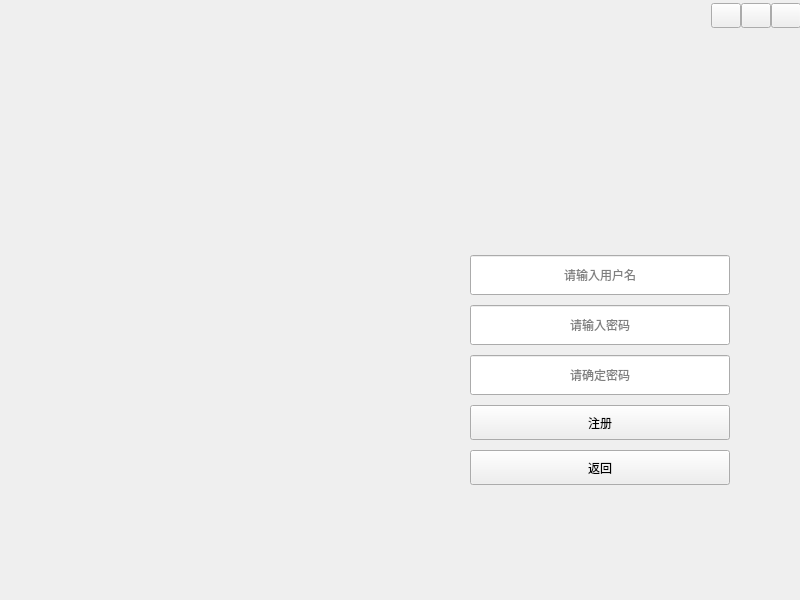
<?xml version="1.0" encoding="UTF-8"?>
<ui version="4.0">
 <class>Signup</class>
 <widget class="QWidget" name="Signup">
  <property name="geometry">
   <rect>
    <x>0</x>
    <y>0</y>
    <width>800</width>
    <height>600</height>
   </rect>
  </property>
  <property name="minimumSize">
   <size>
    <width>800</width>
    <height>600</height>
   </size>
  </property>
  <property name="maximumSize">
   <size>
    <width>800</width>
    <height>600</height>
   </size>
  </property>
  <property name="windowTitle">
   <string>Signup</string>
  </property>
  <property name="windowIcon">
   <iconset resource="images.qrc">
    <normaloff>:/new/prefix1/images/logo_3.ico</normaloff>:/new/prefix1/images/logo_3.ico</iconset>
  </property>
  <widget class="QWidget" name="layoutWidget">
   <property name="geometry">
    <rect>
     <x>440</x>
     <y>100</y>
     <width>320</width>
     <height>437</height>
    </rect>
   </property>
   <layout class="QGridLayout" name="gridLayout">
    <property name="spacing">
     <number>0</number>
    </property>
    <item row="9" column="1" colspan="3">
     <widget class="QLineEdit" name="lineEdit_Password_2">
      <property name="minimumSize">
       <size>
        <width>0</width>
        <height>40</height>
       </size>
      </property>
      <property name="maximumSize">
       <size>
        <width>16777215</width>
        <height>40</height>
       </size>
      </property>
      <property name="tabletTracking">
       <bool>false</bool>
      </property>
      <property name="alignment">
       <set>Qt::AlignmentFlag::AlignCenter</set>
      </property>
      <property name="placeholderText">
       <string>请确定密码</string>
      </property>
     </widget>
    </item>
    <item row="3" column="2">
     <widget class="QLabel" name="label_ProFile">
      <property name="minimumSize">
       <size>
        <width>75</width>
        <height>75</height>
       </size>
      </property>
      <property name="maximumSize">
       <size>
        <width>75</width>
        <height>75</height>
       </size>
      </property>
      <property name="text">
       <string/>
      </property>
     </widget>
    </item>
    <item row="3" column="0">
     <spacer name="horizontalSpacer_2">
      <property name="orientation">
       <enum>Qt::Orientation::Horizontal</enum>
      </property>
      <property name="sizeType">
       <enum>QSizePolicy::Policy::Maximum</enum>
      </property>
      <property name="sizeHint" stdset="0">
       <size>
        <width>30</width>
        <height>20</height>
       </size>
      </property>
     </spacer>
    </item>
    <item row="4" column="2">
     <spacer name="verticalSpacer">
      <property name="orientation">
       <enum>Qt::Orientation::Vertical</enum>
      </property>
      <property name="sizeType">
       <enum>QSizePolicy::Policy::Fixed</enum>
      </property>
      <property name="sizeHint" stdset="0">
       <size>
        <width>20</width>
        <height>20</height>
       </size>
      </property>
     </spacer>
    </item>
    <item row="14" column="2">
     <spacer name="verticalSpacer_5">
      <property name="orientation">
       <enum>Qt::Orientation::Vertical</enum>
      </property>
      <property name="sizeType">
       <enum>QSizePolicy::Policy::Minimum</enum>
      </property>
      <property name="sizeHint" stdset="0">
       <size>
        <width>20</width>
        <height>50</height>
       </size>
      </property>
     </spacer>
    </item>
    <item row="12" column="2">
     <spacer name="verticalSpacer_7">
      <property name="orientation">
       <enum>Qt::Orientation::Vertical</enum>
      </property>
      <property name="sizeType">
       <enum>QSizePolicy::Policy::Fixed</enum>
      </property>
      <property name="sizeHint" stdset="0">
       <size>
        <width>20</width>
        <height>10</height>
       </size>
      </property>
     </spacer>
    </item>
    <item row="6" column="2">
     <spacer name="verticalSpacer_2">
      <property name="orientation">
       <enum>Qt::Orientation::Vertical</enum>
      </property>
      <property name="sizeType">
       <enum>QSizePolicy::Policy::Fixed</enum>
      </property>
      <property name="sizeHint" stdset="0">
       <size>
        <width>20</width>
        <height>10</height>
       </size>
      </property>
     </spacer>
    </item>
    <item row="3" column="3">
     <spacer name="horizontalSpacer_5">
      <property name="orientation">
       <enum>Qt::Orientation::Horizontal</enum>
      </property>
      <property name="sizeHint" stdset="0">
       <size>
        <width>40</width>
        <height>20</height>
       </size>
      </property>
     </spacer>
    </item>
    <item row="11" column="1" colspan="3">
     <widget class="QPushButton" name="pushButton_Register">
      <property name="minimumSize">
       <size>
        <width>0</width>
        <height>35</height>
       </size>
      </property>
      <property name="maximumSize">
       <size>
        <width>16777215</width>
        <height>35</height>
       </size>
      </property>
      <property name="text">
       <string>注册</string>
      </property>
      <property name="default">
       <bool>false</bool>
      </property>
     </widget>
    </item>
    <item row="7" column="1" colspan="3">
     <widget class="QLineEdit" name="lineEdit_Password">
      <property name="minimumSize">
       <size>
        <width>0</width>
        <height>40</height>
       </size>
      </property>
      <property name="maximumSize">
       <size>
        <width>16777215</width>
        <height>40</height>
       </size>
      </property>
      <property name="alignment">
       <set>Qt::AlignmentFlag::AlignCenter</set>
      </property>
      <property name="placeholderText">
       <string>请输入密码</string>
      </property>
     </widget>
    </item>
    <item row="3" column="4">
     <spacer name="horizontalSpacer_3">
      <property name="orientation">
       <enum>Qt::Orientation::Horizontal</enum>
      </property>
      <property name="sizeType">
       <enum>QSizePolicy::Policy::Maximum</enum>
      </property>
      <property name="sizeHint" stdset="0">
       <size>
        <width>30</width>
        <height>20</height>
       </size>
      </property>
     </spacer>
    </item>
    <item row="10" column="2">
     <spacer name="verticalSpacer_4">
      <property name="orientation">
       <enum>Qt::Orientation::Vertical</enum>
      </property>
      <property name="sizeType">
       <enum>QSizePolicy::Policy::Fixed</enum>
      </property>
      <property name="sizeHint" stdset="0">
       <size>
        <width>20</width>
        <height>10</height>
       </size>
      </property>
     </spacer>
    </item>
    <item row="5" column="1" colspan="3">
     <widget class="QLineEdit" name="lineEdit_UserName">
      <property name="minimumSize">
       <size>
        <width>0</width>
        <height>40</height>
       </size>
      </property>
      <property name="maximumSize">
       <size>
        <width>16777215</width>
        <height>40</height>
       </size>
      </property>
      <property name="alignment">
       <set>Qt::AlignmentFlag::AlignCenter</set>
      </property>
      <property name="placeholderText">
       <string>请输入用户名</string>
      </property>
     </widget>
    </item>
    <item row="13" column="1" colspan="3">
     <widget class="QPushButton" name="pushButton_Return">
      <property name="minimumSize">
       <size>
        <width>0</width>
        <height>35</height>
       </size>
      </property>
      <property name="maximumSize">
       <size>
        <width>16777215</width>
        <height>35</height>
       </size>
      </property>
      <property name="text">
       <string>返回</string>
      </property>
      <property name="default">
       <bool>false</bool>
      </property>
     </widget>
    </item>
    <item row="3" column="1">
     <spacer name="horizontalSpacer_4">
      <property name="orientation">
       <enum>Qt::Orientation::Horizontal</enum>
      </property>
      <property name="sizeHint" stdset="0">
       <size>
        <width>40</width>
        <height>20</height>
       </size>
      </property>
     </spacer>
    </item>
    <item row="8" column="2">
     <spacer name="verticalSpacer_3">
      <property name="orientation">
       <enum>Qt::Orientation::Vertical</enum>
      </property>
      <property name="sizeType">
       <enum>QSizePolicy::Policy::Fixed</enum>
      </property>
      <property name="sizeHint" stdset="0">
       <size>
        <width>20</width>
        <height>10</height>
       </size>
      </property>
     </spacer>
    </item>
    <item row="1" column="2">
     <spacer name="verticalSpacer_6">
      <property name="orientation">
       <enum>Qt::Orientation::Vertical</enum>
      </property>
      <property name="sizeType">
       <enum>QSizePolicy::Policy::Fixed</enum>
      </property>
      <property name="sizeHint" stdset="0">
       <size>
        <width>20</width>
        <height>60</height>
       </size>
      </property>
     </spacer>
    </item>
   </layout>
   <zorder>lineEdit_UserName</zorder>
   <zorder>pushButton_Register</zorder>
   <zorder>label_ProFile</zorder>
   <zorder>pushButton_Return</zorder>
   <zorder>lineEdit_Password</zorder>
   <zorder>lineEdit_Password_2</zorder>
   
  </widget>
  <widget class="QWidget" name="layoutWidget_1">
   <property name="geometry">
    <rect>
     <x>0</x>
     <y>0</y>
     <width>801</width>
     <height>32</height>
    </rect>
   </property>
   <layout class="QHBoxLayout" name="horizontalLayout">
    <property name="spacing">
     <number>0</number>
    </property>
    <item>
     <spacer name="horizontalSpacer">
      <property name="orientation">
       <enum>Qt::Orientation::Horizontal</enum>
      </property>
      <property name="sizeHint" stdset="0">
       <size>
        <width>718</width>
        <height>20</height>
       </size>
      </property>
     </spacer>
    </item>
    <item>
     <widget class="QPushButton" name="pushButton_Reduce">
      <property name="minimumSize">
       <size>
        <width>30</width>
        <height>25</height>
       </size>
      </property>
      <property name="maximumSize">
       <size>
        <width>30</width>
        <height>25</height>
       </size>
      </property>
      <property name="text">
       <string/>
      </property>
      <property name="icon">
       <iconset resource="images.qrc">
        <normaloff>:/new/prefix1/images/reduce.png</normaloff>:/new/prefix1/images/reduce.png</iconset>
      </property>
      <property name="iconSize">
       <size>
        <width>17</width>
        <height>17</height>
       </size>
      </property>
     </widget>
    </item>
    <item>
     <widget class="QPushButton" name="pushButton_increase">
      <property name="minimumSize">
       <size>
        <width>30</width>
        <height>25</height>
       </size>
      </property>
      <property name="maximumSize">
       <size>
        <width>30</width>
        <height>25</height>
       </size>
      </property>
      <property name="text">
       <string/>
      </property>
      <property name="icon">
       <iconset resource="images.qrc">
        <normaloff>:/new/prefix1/images/square.png</normaloff>:/new/prefix1/images/square.png</iconset>
      </property>
      <property name="iconSize">
       <size>
        <width>14</width>
        <height>14</height>
       </size>
      </property>
     </widget>
    </item>
    <item>
     <widget class="QPushButton" name="pushButton_Close">
      <property name="minimumSize">
       <size>
        <width>30</width>
        <height>25</height>
       </size>
      </property>
      <property name="maximumSize">
       <size>
        <width>30</width>
        <height>25</height>
       </size>
      </property>
      <property name="text">
       <string/>
      </property>
      <property name="icon">
       <iconset resource="images.qrc">
        <normaloff>:/new/prefix1/images/close.png</normaloff>:/new/prefix1/images/close.png</iconset>
      </property>
      <property name="iconSize">
       <size>
        <width>17</width>
        <height>17</height>
       </size>
      </property>
     </widget>
    </item>
   </layout>
  </widget>
 </widget>
 <tabstops>
  <tabstop>pushButton_Reduce</tabstop>
  <tabstop>pushButton_Close</tabstop>
  <tabstop>lineEdit_UserName</tabstop>
  <tabstop>lineEdit_Password</tabstop>
  <tabstop>lineEdit_Password_2</tabstop>
  <tabstop>pushButton_Register</tabstop>
  <tabstop>pushButton_Return</tabstop>
 </tabstops>
 <resources>
  <include location="images.qrc"/>
 </resources>
 <connections/>
</ui>
